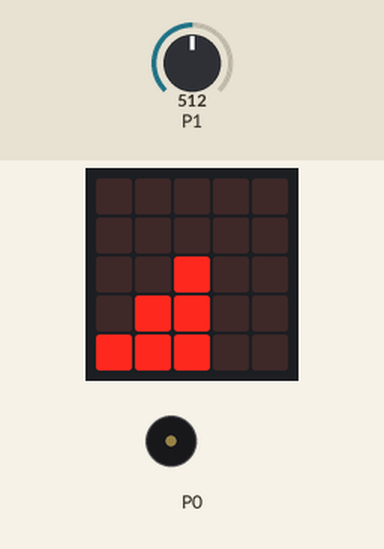
Bench run of a program on a simulated BBC micro:bit (MakeCode). Parts: the board's 5×5 LED display, buzzer (waves = sounding). The inputs (shaded band) are chosen by the test bench; at power-on: P1 = 512 (analog values on the 0–1023 scale).

Above: at 3.4 s.
3.5 s: P1 set to 595
6.5 s: P1 set to 626
At 7.7 s:
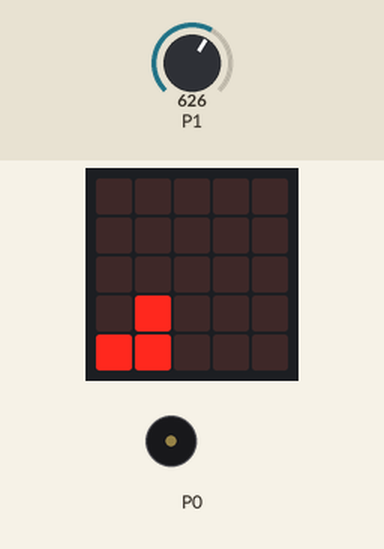
8.0 s: P1 set to 306
At 8.46 s:
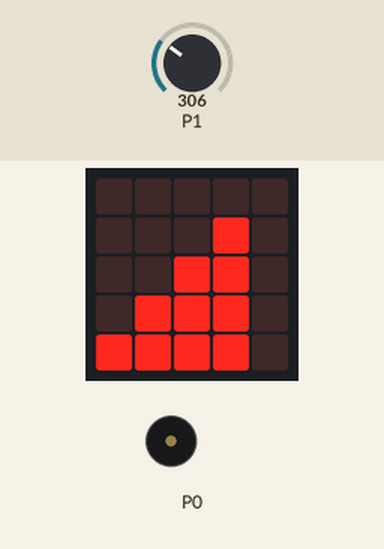
10.6 s: P1 set to 122
At 10.9 s:
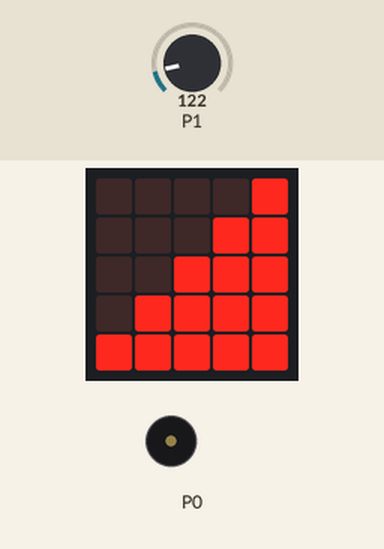
13.0 s: P1 set to 900
At 13.7 s:
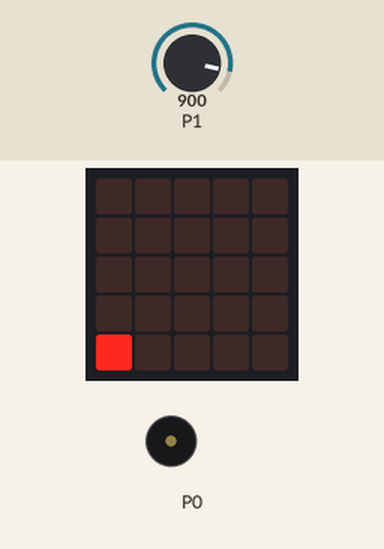
14.6 s: P1 set to 1023
At 15.4 s:
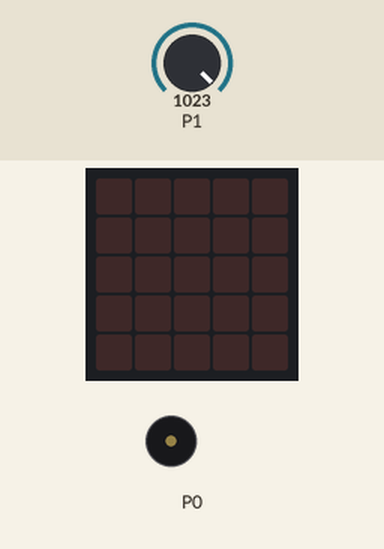
Timing chart, 0 to 17.3 s (numbered marks = the images above; inputs shaded):
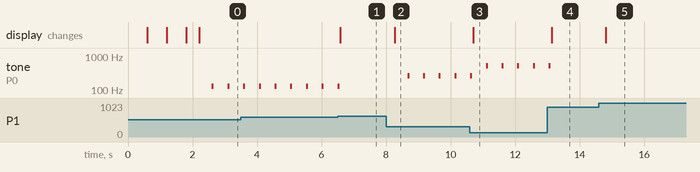

The program:

main.ts
```typescript
let l = 0
basic.showLeds(`
    # # # # #
    # . . . #
    # . . . #
    # . . . #
    # # # # #
    `)
basic.pause(200)
basic.showLeds(`
    . . . . .
    . # # # .
    . # . # .
    . # # # .
    . . . . .
    `)
basic.pause(200)
basic.showLeds(`
    . . . . .
    . . . . .
    . . # . .
    . . . . .
    . . . . .
    `)
basic.pause(200)
basic.showLeds(`
    . . . . .
    . . . . .
    . . . . .
    . . . . .
    . . . . .
    `)
basic.forever(function () {
    l = Math.map(pins.analogReadPin(AnalogPin.P1), 0, 1023, 0, 5)
    if (l < 1) {
        basic.showLeds(`
            . . . . #
            . . . # #
            . . # # #
            . # # # #
            # # # # #
            `)
        music.playTone(523, music.beat(BeatFraction.Eighth))
    } else if (l < 2) {
        basic.showLeds(`
            . . . . .
            . . . # .
            . . # # .
            . # # # .
            # # # # .
            `)
        music.playTone(262, music.beat(BeatFraction.Eighth))
    } else if (l < 3) {
        basic.showLeds(`
            . . . . .
            . . . . .
            . . # . .
            . # # . .
            # # # . .
            `)
        music.playTone(131, music.beat(BeatFraction.Eighth))
    } else if (l < 4) {
        basic.showLeds(`
            . . . . .
            . . . . .
            . . . . .
            . # . . .
            # # . . .
            `)
    } else if (l < 5) {
        basic.showLeds(`
            . . . . .
            . . . . .
            . . . . .
            . . . . .
            # . . . .
            `)
    } else {
        basic.clearScreen()
    }
})
```

test.ts
```typescript
// Tady jsou testy. Při použití tohoto balíčku jako rozšíření nebude zkompilováno.
```

Measured:
- the behaviour switches between 613 and 614 on P1 (found by bisection; images 0 and 1)
- after the input at 6.5 s, tone on P0: goes on until 6.6 s, then stays silent; the display: changes after 0.09 s (image 1)
- after the input at 8.0 s, tone on P0: alternates 262 Hz for 0.06 s and silent for 0.43 s, starting after 0.67 s; the display: changes after 0.27 s (image 2)
- after the input at 10.6 s, the display: changes after 0.10 s (image 3)
- after the input at 13.0 s, tone on P0: goes on until 13.1 s, then stays silent; the display: changes after 0.14 s (image 4)
- after the input at 14.6 s, the display: changes after 0.22 s (image 5)
- by itself, tone on P0: alternates 131 Hz for 0.06 s and silent for 0.43 s
